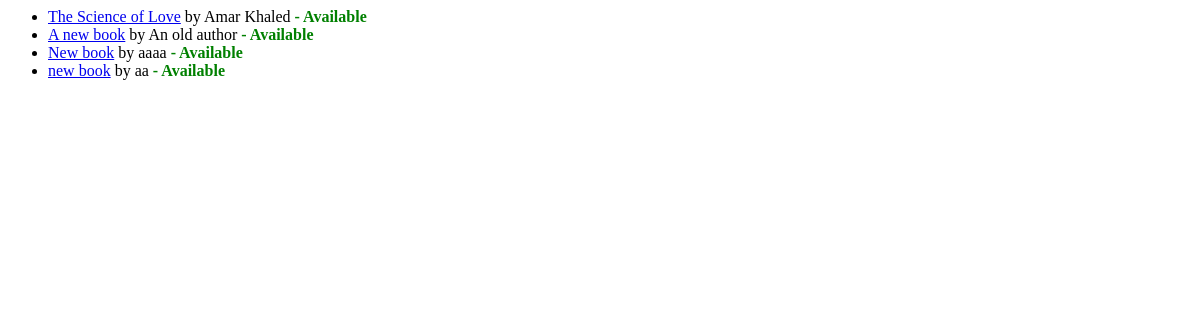
/books/ (signed in), run on an earlier commit of the app's database.
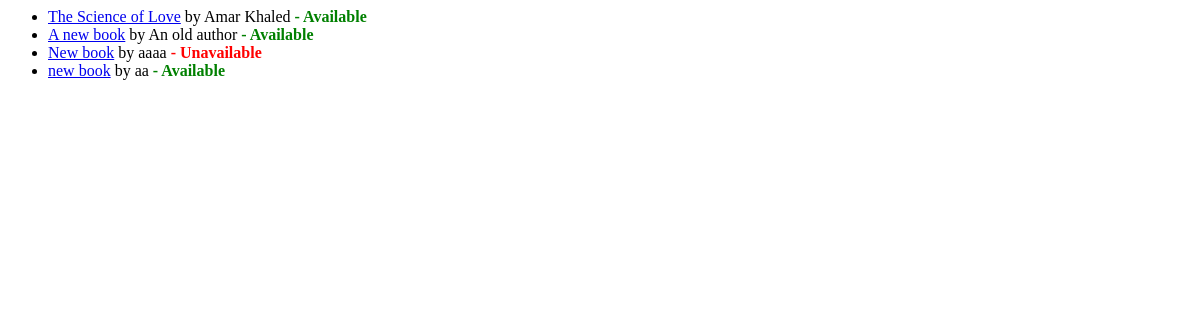
And on a later commit of the database.
### books/models.py (models this page shows, shortened)
class Book(models.Model):
    title = models.CharField(max_length=100)
    author = models.CharField(max_length=100)
    published_year = models.IntegerField(
        validators=[MinValueValidator(1900), MaxValueValidator(timezone.now().year)]
    )
    is_available = models.BooleanField(default=True)

### books/views.py (the view)
# urls.py: path("", views.index, name="index"),
@login_required()
def index(request):
    all_books = Book.objects.all()
    context = {"books_list": all_books}
    try:
        context.update({"redirect_context": request.session.pop("redirect_context")})
    except KeyError:
        pass
    return render(request, "books/index.html", context)

### books/templates/books/index.html (shortened to what this page needs)
{% if books_list %}
    <ul>
    {% for book in books_list%}
    <li><a href="{% url 'books:detail' book.id %}">{{ book.title }}</a>  by {{book.author}}
        {% if book.is_available %}
            <b style="color:green;"> - Available</b> </li>
        {% else %}
            <b style="color:red;"> - Unavailable</b> </li>
            {% endif %}
    {% endfor %}
    </ul>
{% else %}
    <p>No books are registered on our system.</p>
{% endif %}

What changed in the data, as far as the page shows it:
changed Book "New book": is_available "- Available" → "- Unavailable"
